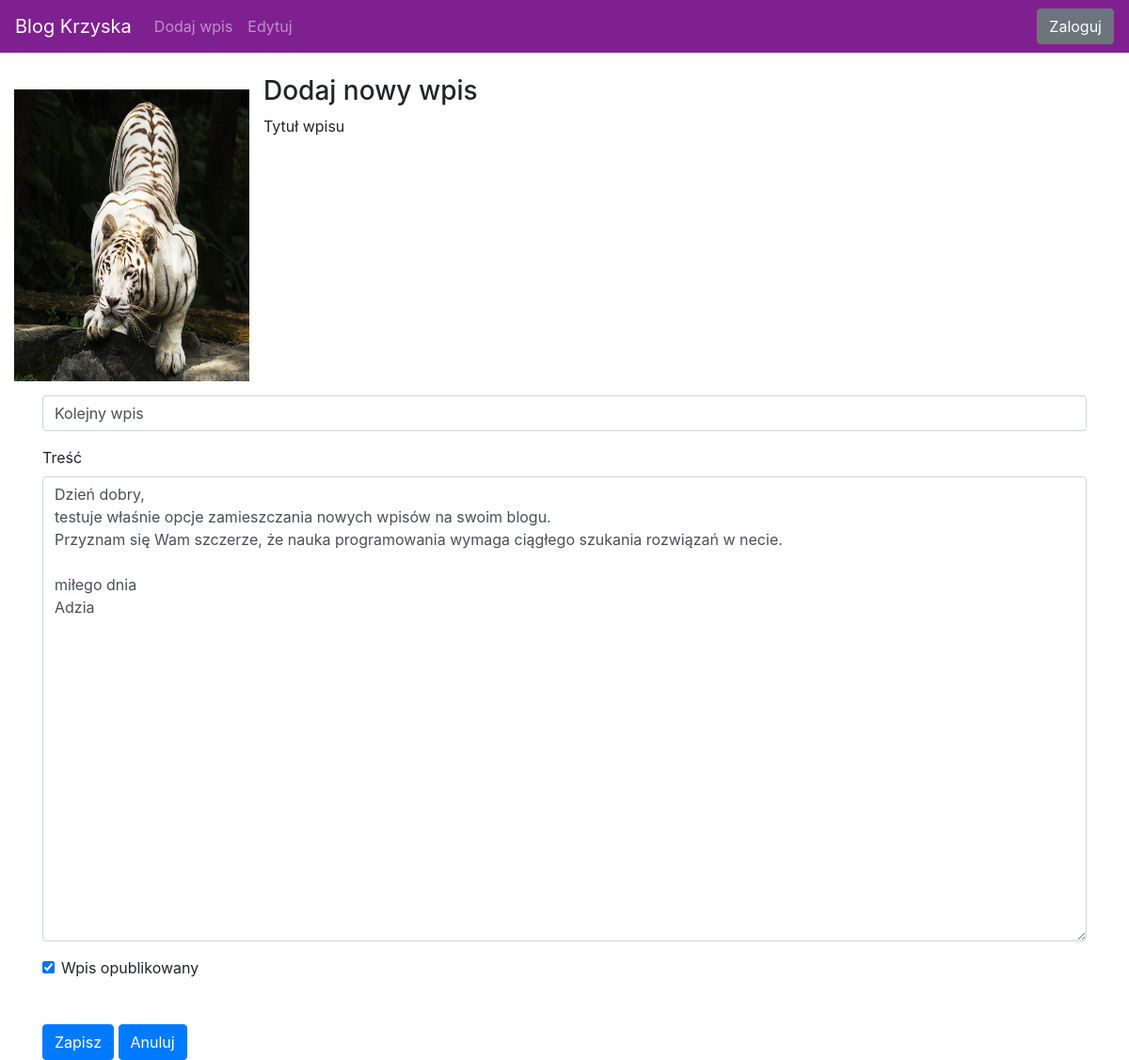
The app's page /edit-post/2 with its own data.
### blog/models.py (models this page shows)
class Entry(db.Model):
   id = db.Column(db.Integer, primary_key=True)
   title = db.Column(db.String(80), nullable=False)
   body = db.Column(db.Text, nullable=False)
   pub_date = db.Column(db.DateTime, nullable=False,
       default=datetime.datetime.utcnow)
   is_published = db.Column(db.Boolean, default=False)

### blog/routes.py (the view)
@app.route("/edit-post/<int:entry_id>", methods=["GET", "POST"])
def edit_entry(entry_id):
    form, errors = create_update(entry_id)
    return render_template("entry_form.html", form=form, errors=errors)

### blog/forms.py
class EntryForm(FlaskForm):
    title = StringField('Text', validators=[DataRequired()])
    body = TextAreaField('Body', validators=[DataRequired()])
    is_published = BooleanField('Is_Published', default="checked")

### blog/routes.py (called while the page is built, shortened)
def create_update(entry_id=None):
    errors = None
    if entry_id != None:
        entry = Entry.query.filter_by(id=entry_id).first_or_404()
        form = EntryForm(obj=entry)
        if request.method == 'POST':
            if form.validate_on_submit():
                form.populate_obj(entry)
                db.session.commit()
            else:
                errors = form.errors
    return form, errors

### blog/templates/entry_form.html (shortened to what this page needs)
{% extends "base.html" %}
{% block content %}
<h3>
   Dodaj nowy wpis
</h3>
<form action="" method="POST">
   <div class="form-group">
       <label for="title">Tytuł wpisu</label>
       {{ form.title(class_="form-control") }}
   </div>
   <div class="form-group">
       <label for="body">Treść</label>
       {{ form.body(class_="form-control", cols="100", rows="20") }}
   </div>
   <div class="form-check">
       {{ form.is_published(class_="form-check-input") }}
       <label class="form-check-label" for="is_published">Wpis opublikowany</label>
   </div>
   <button type="submit" class="btn btn-primary mt-5">Zapisz</button>
   <form method ="POST" action = "{{ url_for('index') }}">
    <button type="submit" value="Cancel" name="btn" class="btn btn-primary mt-5" >Anuluj</button>
</form>
</form>
{% endblock %}

### blog/templates/base.html (style rules this page uses)
body { padding-top: 5rem; }

### records on screen
Entry: title "Kolejny wpis", body "Dzień dobry, testuje właśnie opcje zamieszczania nowych wpisów na swoim blogu. Przyznam się Wam szczerze, że nauka programowania wymaga ciągłego szukania rozwiązań w necie. miłego dnia Adzia", is_published "☑"
